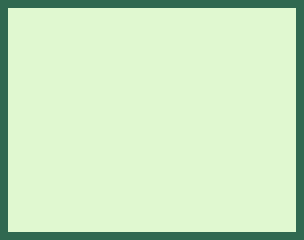

A level layout from a 2D game, rendered from its tile map. Below: a short description, then the map file with tile-grid data replaced by summaries:
An orthogonal 38x30 tile map with 8x8 px tiles, 1 tile layer (Foreground) and 4 objects.

<map version="1.0" orientation="orthogonal" width="38" height="30" tilewidth="8" tileheight="8">
 <tileset firstgid="1" name="Basic" tilewidth="8" tileheight="8">
  <image source="../tiles.png" trans="ffffff" width="32" height="32" />
 </tileset>
 <layer name="Foreground" width="38" height="30">
  <data>[1140 cells, 1140 non-empty, 4 distinct tile ids]</data>
 </layer>
 <objectgroup name="Walls" width="38" height="30">
  <object x="296" y="8">
   <polygon points="0,0 0,224 8,224 8,0" />
  </object>
  <object x="0" y="8">
   <polygon points="0,0 0,224 8,224 8,0" />
  </object>
  <object x="72" y="-24">
   <polygon points="-72,24 -72,32 232,32 232,24" />
  </object>
  <object x="72" y="208">
   <polygon points="-72,24 -72,32 232,32 232,24" />
  </object>
 </objectgroup>
</map>
